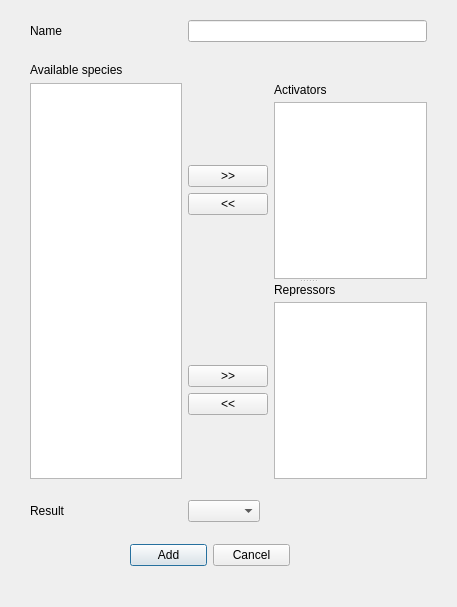
<?xml version="1.0" encoding="UTF-8"?>
<ui version="4.0">
 <class>synthDialog</class>
 <widget class="QDialog" name="synthDialog">
  <property name="geometry">
   <rect>
    <x>0</x>
    <y>0</y>
    <width>457</width>
    <height>607</height>
   </rect>
  </property>
  <property name="windowTitle">
   <string>Synthesis</string>
  </property>
  <property name="windowIcon">
   <iconset>
    <normaloff>bio2012.ico</normaloff>bio2012.ico</iconset>
  </property>
  <widget class="QWidget" name="horizontalLayoutWidget">
   <property name="geometry">
    <rect>
     <x>130</x>
     <y>530</y>
     <width>160</width>
     <height>51</height>
    </rect>
   </property>
   <layout class="QHBoxLayout" name="horizontalLayout">
    <item>
     <widget class="QPushButton" name="button_add_reaction">
      <property name="text">
       <string>Add</string>
      </property>
     </widget>
    </item>
    <item>
     <widget class="QPushButton" name="button_cancel">
      <property name="text">
       <string>Cancel</string>
      </property>
     </widget>
    </item>
   </layout>
  </widget>
  <widget class="QWidget" name="gridLayoutWidget_3">
   <property name="geometry">
    <rect>
     <x>30</x>
     <y>20</y>
     <width>397</width>
     <height>502</height>
    </rect>
   </property>
   <layout class="QGridLayout" name="gridLayout_3">
    <item row="0" column="0">
     <widget class="QLabel" name="label_4">
      <property name="text">
       <string>Name</string>
      </property>
     </widget>
    </item>
    <item row="0" column="1">
     <widget class="QLineEdit" name="synth_name"/>
    </item>
    <item row="1" column="0">
     <spacer name="verticalSpacer">
      <property name="orientation">
       <enum>Qt::Vertical</enum>
      </property>
      <property name="sizeType">
       <enum>QSizePolicy::Fixed</enum>
      </property>
      <property name="sizeHint" stdset="0">
       <size>
        <width>20</width>
        <height>15</height>
       </size>
      </property>
     </spacer>
    </item>
    <item row="2" column="0">
     <widget class="QLabel" name="label_3">
      <property name="text">
       <string>Available species</string>
      </property>
     </widget>
    </item>
    <item row="3" column="0">
     <widget class="QTreeWidget" name="species_available_list">
      <property name="rootIsDecorated">
       <bool>false</bool>
      </property>
      <attribute name="headerVisible">
       <bool>false</bool>
      </attribute>
      <column>
       <property name="text">
        <string notr="true">1</string>
       </property>
      </column>
     </widget>
    </item>
    <item row="4" column="0">
     <spacer name="verticalSpacer_2">
      <property name="orientation">
       <enum>Qt::Vertical</enum>
      </property>
      <property name="sizeType">
       <enum>QSizePolicy::Fixed</enum>
      </property>
      <property name="sizeHint" stdset="0">
       <size>
        <width>20</width>
        <height>15</height>
       </size>
      </property>
     </spacer>
    </item>
    <item row="5" column="0">
     <widget class="QLabel" name="label_5">
      <property name="text">
       <string>Result</string>
      </property>
     </widget>
    </item>
    <item row="5" column="1">
     <widget class="QComboBox" name="comboBox_species">
      <property name="sizePolicy">
       <sizepolicy hsizetype="Fixed" vsizetype="Fixed">
        <horstretch>0</horstretch>
        <verstretch>0</verstretch>
       </sizepolicy>
      </property>
     </widget>
    </item>
    <item row="3" column="1">
     <widget class="QSplitter" name="splitter">
      <property name="orientation">
       <enum>Qt::Vertical</enum>
      </property>
      <widget class="QWidget" name="gridLayoutWidget_5">
       <property name="minimumSize">
        <size>
         <width>0</width>
         <height>191</height>
        </size>
       </property>
       <layout class="QGridLayout" name="gridLayout_5">
        <property name="sizeConstraint">
         <enum>QLayout::SetDefaultConstraint</enum>
        </property>
        <item row="3" column="0">
         <widget class="QPushButton" name="button_removeActivators">
          <property name="text">
           <string>&lt;&lt;</string>
          </property>
         </widget>
        </item>
        <item row="2" column="0">
         <widget class="QPushButton" name="button_addActivators">
          <property name="text">
           <string>&gt;&gt;</string>
          </property>
         </widget>
        </item>
        <item row="1" column="1" rowspan="4">
         <widget class="QTreeWidget" name="species_activators">
          <property name="sizePolicy">
           <sizepolicy hsizetype="Expanding" vsizetype="Fixed">
            <horstretch>0</horstretch>
            <verstretch>0</verstretch>
           </sizepolicy>
          </property>
          <property name="minimumSize">
           <size>
            <width>0</width>
            <height>170</height>
           </size>
          </property>
          <property name="rootIsDecorated">
           <bool>false</bool>
          </property>
          <attribute name="headerVisible">
           <bool>false</bool>
          </attribute>
          <column>
           <property name="text">
            <string notr="true">1</string>
           </property>
          </column>
         </widget>
        </item>
        <item row="0" column="1">
         <widget class="QLabel" name="label_6">
          <property name="minimumSize">
           <size>
            <width>0</width>
            <height>13</height>
           </size>
          </property>
          <property name="text">
           <string>Activators</string>
          </property>
         </widget>
        </item>
       </layout>
      </widget>
      <widget class="QWidget" name="gridLayoutWidget_4">
       <property name="minimumSize">
        <size>
         <width>0</width>
         <height>191</height>
        </size>
       </property>
       <layout class="QGridLayout" name="gridLayout_4">
        <property name="sizeConstraint">
         <enum>QLayout::SetDefaultConstraint</enum>
        </property>
        <item row="3" column="0">
         <widget class="QPushButton" name="button_removeRepressors">
          <property name="text">
           <string>&lt;&lt;</string>
          </property>
         </widget>
        </item>
        <item row="2" column="0">
         <widget class="QPushButton" name="button_addRepressors">
          <property name="text">
           <string>&gt;&gt;</string>
          </property>
         </widget>
        </item>
        <item row="1" column="1" rowspan="4">
         <widget class="QTreeWidget" name="species_repressors">
          <property name="sizePolicy">
           <sizepolicy hsizetype="Expanding" vsizetype="Fixed">
            <horstretch>0</horstretch>
            <verstretch>0</verstretch>
           </sizepolicy>
          </property>
          <property name="minimumSize">
           <size>
            <width>0</width>
            <height>170</height>
           </size>
          </property>
          <property name="rootIsDecorated">
           <bool>false</bool>
          </property>
          <attribute name="headerVisible">
           <bool>false</bool>
          </attribute>
          <column>
           <property name="text">
            <string notr="true">1</string>
           </property>
          </column>
         </widget>
        </item>
        <item row="0" column="1">
         <widget class="QLabel" name="label_2">
          <property name="minimumSize">
           <size>
            <width>0</width>
            <height>13</height>
           </size>
          </property>
          <property name="text">
           <string>Repressors</string>
          </property>
         </widget>
        </item>
       </layout>
      </widget>
     </widget>
    </item>
   </layout>
  </widget>
 </widget>
 <resources/>
 <connections/>
</ui>
